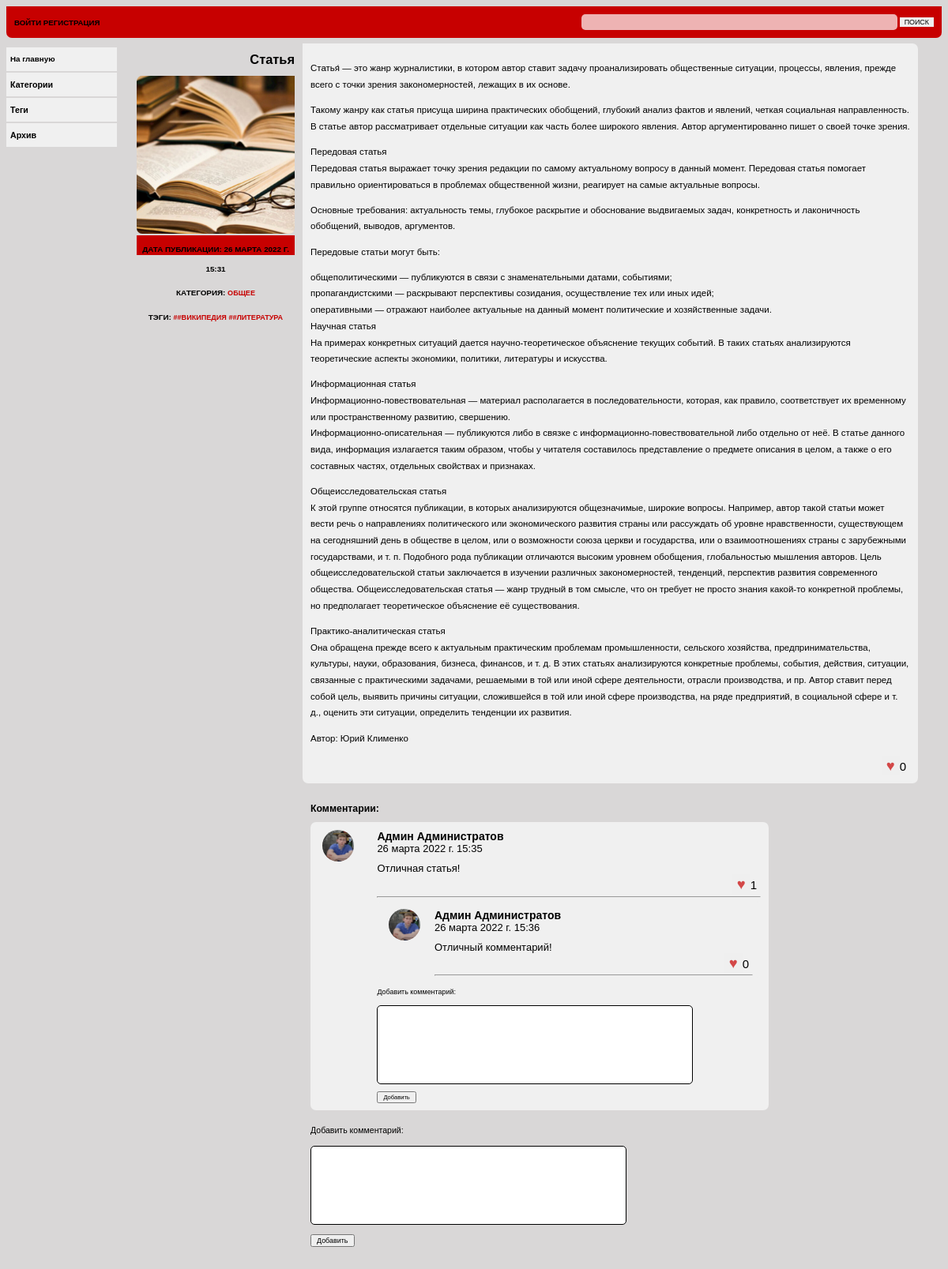
The app's page /common/article with its own data.
### blog/models.py (models this page shows, shortened)
class Post(models.Model):
    author = models.ForeignKey(User,
                               on_delete=models.SET_NULL,
                               blank=True,
                               null=True,
                               verbose_name='Автор')
    title = models.CharField('Заголовок', max_length=100, unique=True)
    slug = models.SlugField('Слаг', max_length=100, unique=True)
    image = models.ImageField('Изображение', upload_to='images/%Y/%m/%d/', null=True, blank=True)
    category = models.ForeignKey(Category, on_delete=models.CASCADE, verbose_name='Категория')
    tags = models.ManyToManyField('Tag', blank=True, related_name='posts', verbose_name='Теги')
    preview_text = models.TextField('Превью', max_length=500)
    text = models.TextField('Текст', max_length=5000)
    date_pub = models.DateTimeField('Дата публикации', auto_now_add=True)
    likes = models.ManyToManyField(User, blank=True, related_name='posts', verbose_name='Лайки')
    is_published = models.BooleanField("Опубликовано", blank=True, default=False)
    def get_absolute_url(self):
        return reverse('blog:post', kwargs={'category_slug': self.category.slug, 'post_slug': self.slug})
    class Meta:
        verbose_name = 'Пост'
        verbose_name_plural = 'Посты'
        ordering = ('-date_pub',)

class Category(models.Model):
    name = models.CharField('Наименование категории', max_length=50)
    slug = models.SlugField('Слаг', max_length=50)
    def __str__(self):
        return self.name
    class Meta:
        verbose_name = 'Категория'
        verbose_name_plural = 'Категории'

class Tag(models.Model):
    name = models.CharField('Тэг', max_length=50)
    slug = models.SlugField('Слаг', max_length=50)
    def __str__(self):
        return f'#{self.name}'
    class Meta:
        verbose_name = 'Тэг'
        verbose_name_plural = 'Тэги'

class Comment(models.Model):
    author = models.ForeignKey(User, on_delete=models.SET_NULL, null=True, verbose_name='Автор')
    text = models.TextField('Комментарий', max_length=300)
    date_pub = models.DateTimeField('Дата публикации', auto_now_add=True)
    post = models.ForeignKey('Post',
                             on_delete=models.CASCADE,
                             related_name='comments',
                             verbose_name='Комментируемое сообщение')
    parent = models.ForeignKey('Comment',
                               on_delete=models.CASCADE,
                               null=True,
                               blank=True,
                               related_name='children',
                               verbose_name='Родительский комментарий')
    likes = models.ManyToManyField(User, blank=True, related_name='comments', verbose_name='Лайки')
    class Meta:
        verbose_name = 'Комментарий'
        verbose_name_plural = 'Комментарии'
        ordering = ('-date_pub',)

### user/models.py (models this page shows)
class User(AbstractUser):
    avatar = models.ImageField(upload_to='images/avatar/%Y/%m/%d/',
                               blank=True, verbose_name='Аватар',
                               default='images/avatar/default.bmp')
    email = models.EmailField('E-mail',
                              unique=True)

### blog/views.py (the view, shortened to what this page needs)
# urls.py: path('<slug:category_slug>/<slug:post_slug>', ShowPost.as_view(), name='post'),
class ShowPost(DetailView):
    template_name = 'blog/post_detail.html'
    context_object_name = 'post'
    slug_url_kwarg = 'post_slug'
    def get_object(self):
        post = services.get_post(self.kwargs['post_slug'])
        if post:
            return post
        else:
            raise Http404('Article is not exists')
    def post(self, request, *args, **kwargs):
        self.post = self.get_object()
        if request.POST.get('like'):
            if request.POST.get('like') == 'post':
                liked_object = self.post
            else:
                liked_object = Comment.objects.get(pk=request.POST.get('like'))
            services.handle_like(liked_object, self.request.user.id)
            anchor = request.POST.get('like')
        elif request.POST.get('text'):
            parent_id = request.POST.get('parent')
            anchor = parent_id if parent_id else 'comments'
            Comment.objects.create(text=request.POST.get('text'),
                                   post_id=self.post.pk,
                                   author_id=self.request.user.id,
                                   parent_id=parent_id)
        else:
            raise Http404
        return HttpResponseRedirect(f'{self.get_success_url()}#{anchor}')

### blog/templates/blog/post_detail.html (shortened to what this page needs)
{% extends 'blog/base.html' %}
{% load static %}
{% block css %} <link href="{% static 'blog/css/styles-detailview.css' %}" rel="stylesheet"> {% endblock %}
{% block content %}
<div class="content">
    <div class="block-titul">
        <div class="block-titul-image">
            <h1>{{post.title}}</h1>
            {% if post.image %}
            <img width="400" height="300" src="{{ post.image.url }}"> </img>
            {% endif %}
        </div>
        <div class="block-titul-author">
            <h3>Дата публикации: {{post.date_pub}}</h3>
            <h3>Категория: <a href="{% url 'blog:category' post.category.slug %}"> {{post.category}}</a></h3>
            <h3>Тэги: {% for tag in post.tags.all %}<a href="{% url 'blog:tag' tag.slug %}"> #{{ tag }}</a> {% endfor %}</h3>
        </div>
    </div>
    <div class="block-text">
        <div class="text">
            <p>{{post.preview_text|linebreaks}}</p>
            <p>{{post.text|linebreaks}}</p>
            <p>Автор: {{post.author.first_name}} {{post.author.last_name}}</p>
            <form action="{{post.get_absolute_url}}"  method="post">
                    <div class="comment-like"><button type="submit" name="like" value="post"><span class="heart">♥</span></button>{{post.likes_count}}</div>
                    </form>
        </div>
        <div class="comments" id="comments">
            <h2>Комментарии:</h2>
            {% for comment in post.comments.all %}
            <div class="comment">
                <div class="user-avatar">
                    <img width="100" height="100" src="{{comment.author.avatar.url}}"></img>
                </div>
                <div class="comment-body" id="{{ comment.id }}">
                    {% if comment.author.first_name %}
                    <div class="comment-author-name">{{comment.author.first_name}} {{comment.author.last_name}}</div>
                    {% else %}
                    <div class="comment-author-name">Гость</div>
                    {% endif %}
                    <div class="comment-datepub">{{ comment.date_pub }}</div>
                    <div class="comment-text">{{ comment.text }}</div>
                    <form action="{{post.get_absolute_url}}"  method="post">
                    <div class="comment-like"><button type="submit" name="like" value="{{comment.id}}"><span class="heart">♥</span></button>{{comment.likes_count}}</div>
                    </form>
                    <hr>
                    {% for child_comment in comment.children.all %}
                    <div class="comment">
                        <div class="user-avatar">
                            <img width="100" height="100" src="{{child_comment.author.avatar.url}}"></img>
                        </div>
                        <div class="comment-body" id="{{ child_comment.pk }}">
                            {% if child_comment.author.first_name %}
                            <div class="comment-author-name">{{child_comment.author.first_name}} {{comment.author.last_name}}</div>
                            {% else %}
                            <div class="comment-author-name">Гость</div>
                            {% endif %}
                            <div class="comment-datepub">{{ child_comment.date_pub }}</div>
                            <div class="comment-text">{{ child_comment.text }}</div>
                            <form action="{{post.get_absolute_url}}"  method="post">
                                <div class="comment-like"><button type="submit" name="like" value="{{child_comment.id}}"><span class="heart">♥</span></button>{{child_comment.likes_count}}</div>
                            </form>
                            <hr>
                        </div>
                    </div>
                    {% endfor %}
                    <div class="add-comment">
                            <p>Добавить комментарий:</p>
                            <form action="" method="post">
                                <textarea type="text" name="text"></textarea>
                                <p> <button type="submit" name="parent" value="{{comment.pk}}">Добавить</button> </p>
                            </form>
                    </div>
                </div>
            </div>
            {% endfor %}
            <div class="add-comment">
                <p>Добавить комментарий:</p>
                <form action="" method="post">
                <textarea type="text" name="text"></textarea>
                <p> <button type="submit" value="">Добавить</button> </p>
                </form>
            </div>
        </div>
        {% endblock %}

### blog/static/blog/css/styles-detailview.css (style rules this page uses)
* { box-sizing: border-box; font-family: Verdana, Helvetica, Arial, sans-serif; font-size: 92%; }
a { text-decoration: none }
body { background: #d9d7d7; }
textarea { border-radius: 5px 5px 5px 5px; height: 100px; width: 400px; border: 0.5px solid black; resize: none; font-size: 12px; }
.content { display: flex; flex-direction: row; justify-content: flex-start; border:0px solid black; padding-top: 5px; padding-right: 20px; margin-bottom: 5px; }
.block-titul { display: flex; flex-direction: column; }
.block-titul-image img { object-fit: cover; height: 200px; width: 200px; border-radius: 7px 0px 7px 7px; }
.block-titul-author { height: 25px; line-height: 25px; text-align: center; background: #c70000; text-transform: uppercase; }
.block-text { display: flex; flex-direction: column; padding-left: 10px; padding-right: 10px; }
.text { background: #f0f0f0; padding-bottom: 10px; border-radius: 0px 7px 7px 7px; padding: 10px; }
.comments { display: flex; flex-direction: column; padding-bottom: 10px; border-radius: 7px 7px 7px 7px; margin-top: 5px; padding: 10px; max-width: 600px; }
.comments h2 { font-size: 150%; }
.comment { background: #f0f0f0; display: flex; display: row; margin-bottom: 5px; border-radius: 7px; }
.user-avatar { padding-left:15px; padding-top:10px; padding-right: 0px; flex:1; margin-right: 0px; }
.user-avatar img { object-fit: cover; width: 40px; height: 40px; border-radius: 50%; }
.comment-body { flex:7; padding-top: 10px; padding-right: 10px; margin-left: 0px; }
.comment-author-name { padding-top: 0px; font-size: 14px; font-weight: 550; }
.comment-datepub { padding-top: 0px; font-size: 13px; }
.comment-text { padding-top: 10px; font-size: 13px; }
.comment-like { padding-top: 0px; padding-right: 5px; font-size: 15px; text-align: right; }
.comment-like button { font-size: 20px; color: #c70000; opacity: 70%; border: 0px; }
.content h1 { text-align: right; font-size: 200%; font-weight: bolder; }
.content h3 { font-size: 120%; margin-bottom: 0px; margin-top: 5px; }
.content p { font-size: 140%; line-height: 180%; }
.content a { color: #c70000; text-decoration: none; }

### records on screen
Post: title "Статья", image (picture), date_pub "26 МАРТА 2022 Г. 15:31", category "ОБЩЕЕ", preview_text "Статья́ — это жанр журналистики, в котором автор ставит задачу проанализировать общественные ситуации, процессы, явления, прежде всего с точки зрения закономерностей, лежащих в их основе. Такому жанру как статья присуща ширина практических обобщений, глубокий анализ фактов и явлений, четкая социальная направленность. В статье автор рассматривает отдельные ситуации как часть более широкого явления. Автор аргументированно пишет о своей точке зрения.", text "Передовая статья Передовая статья выражает точку зрения редакции по самому актуальному вопросу в данный момент. Передовая статья помогает правильно ориентироваться в проблемах общественной жизни, реагирует на самые актуальные вопросы. Основные требования: актуальность темы, глубокое раскрытие и обоснование выдвигаемых задач, конкретность и лаконичность обобщений, выводов, аргументов. Передовые статьи могут быть: общеполитическими — публикуются в связи с знаменательными датами, событиями; пропагандистскими — раскрывают перспективы созидания, осуществление тех или иных идей; оперативными — отражают наиболее актуальные на данный момент политические и хозяйственные задачи. Научная статья На…", author.first_name "Юрий", author.last_name "Клименко", likes_count "0"
Tag: name "#ВИКИПЕДИЯ"
Tag: name "#ЛИТЕРАТУРА"
Comment: author.avatar (picture), author.first_name "Админ", author.last_name "Администратов", date_pub "26 марта 2022 г. 15:35", text "Отличная статья!", {{ comment.id }} 33 (drawn), likes_count "1", {{ comment.pk }} 33 (drawn)
Comment: author.avatar (picture), author.first_name "Админ", date_pub "26 марта 2022 г. 15:36", text "Отличный комментарий!", {{ child_comment.id }} 34 (drawn), likes_count "0"
